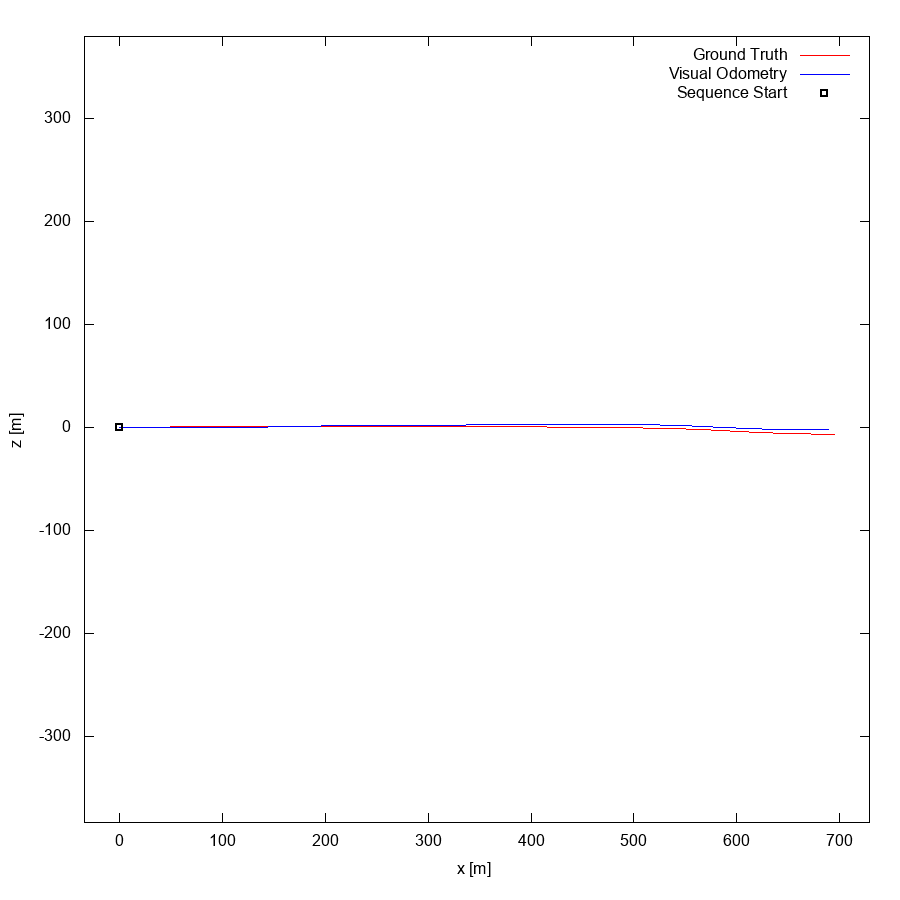

Write the gnuplot code that produced this figure.
set term postscript eps enhanced color
set output "20.eps"
set size ratio -1
set xrange [-34:729]
set yrange [-384:380]
set xlabel "x [m]"
set ylabel "z [m]"
plot "20.txt" using 1:2 lc rgb "#FF0000" title 'Ground Truth' w lines,"20.txt" using 3:4 lc rgb "#0000FF" title 'Visual Odometry' w lines,"< head -1 20.txt" using 1:2 lc rgb "#000000" pt 4 ps 1 lw 2 title 'Sequence Start' w points
